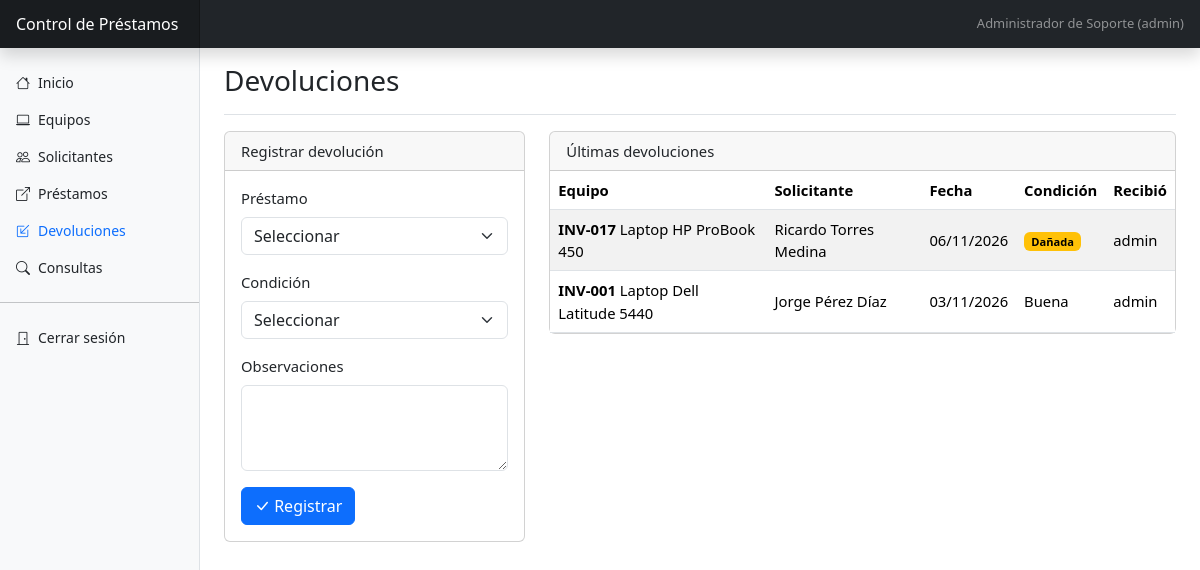
Screenshot of /devoluciones.php (signed in) with the database file from the repository.
### tables this page shows
CREATE TABLE prestamo (
  id_prestamo                INT UNSIGNED  NOT NULL AUTO_INCREMENT,
  id_equipo                  INT UNSIGNED  NOT NULL,
  id_solicitante             INT UNSIGNED  NOT NULL,
  id_usuario_entrega         INT UNSIGNED  NOT NULL,    
  fecha_prestamo             DATETIME      NOT NULL DEFAULT CURRENT_TIMESTAMP,
  fecha_devolucion_prevista  DATE          NOT NULL,
  fecha_devolucion_real      DATETIME      NULL,        
  id_usuario_recibe          INT UNSIGNED  NULL,        
  condicion_devolucion       ENUM('BUENA', 'REGULAR', 'DANADA') NULL,
  observaciones              VARCHAR(255)  NULL,

   
   
   
  equipo_activo  INT UNSIGNED AS (IF(fecha_devolucion_real IS NULL, id_equipo, NULL)) PERSISTENT,

  CONSTRAINT pk_prestamo PRIMARY KEY (id_prestamo),
  CONSTRAINT uq_prestamo_equipo_activo UNIQUE (equipo_activo),
   
   
  CONSTRAINT fk_prestamo_equipo FOREIGN KEY (id_equipo)
    REFERENCES equipo (id_equipo)
    ON UPDATE RESTRICT ON DELETE RESTRICT,
  CONSTRAINT fk_prestamo_solicitante FOREIGN KEY (id_solicitante)
    REFERENCES solicitante (id_solicitante)
    ON UPDATE RESTRICT ON DELETE RESTRICT,
  CONSTRAINT fk_prestamo_usuario_entrega FOREIGN KEY (id_usuario_entrega)
    REFERENCES usuario (id_usuario)
    ON UPDATE RESTRICT ON DELETE RESTRICT,
  CONSTRAINT fk_prestamo_usuario_recibe FOREIGN KEY (id_usuario_recibe)
    REFERENCES usuario (id_usuario)
    ON UPDATE RESTRICT ON DELETE RESTRICT,

   
  CONSTRAINT ck_prestamo_prevista CHECK (fecha_devolucion_prevista >= CAST(fecha_prestamo AS DATE)),
   
  CONSTRAINT ck_prestamo_real CHECK (fecha_devolucion_real IS NULL OR fecha_devolucion_real >= fecha_prestamo),
   
  CONSTRAINT ck_prestamo_devolucion_completa CHECK (
    (fecha_devolucion_real IS NULL AND id_usuario_recibe IS NULL AND condicion_devolucion IS NULL)
    OR (fecha_devolucion_real IS NOT NULL AND id_usuario_recibe IS NOT NULL AND condicion_devolucion IS NOT NULL)
  )
);

CREATE TABLE equipo (
  id_equipo       INT UNSIGNED  NOT NULL AUTO_INCREMENT,
  num_inventario  VARCHAR(30)   NOT NULL,
  descripcion     VARCHAR(150)  NOT NULL,
  id_categoria    INT UNSIGNED  NOT NULL,
  marca           VARCHAR(50)   NULL,
  modelo          VARCHAR(60)   NULL,
  condicion       ENUM('BUENA', 'REGULAR', 'DANADA') NOT NULL DEFAULT 'BUENA',
  estado          ENUM('DISPONIBLE', 'PRESTADO', 'MANTENIMIENTO', 'BAJA') NOT NULL DEFAULT 'DISPONIBLE',
  fecha_alta      DATE          NOT NULL DEFAULT (CURRENT_DATE),
  CONSTRAINT pk_equipo PRIMARY KEY (id_equipo),
  CONSTRAINT uq_equipo_inventario UNIQUE (num_inventario),
  CONSTRAINT fk_equipo_categoria FOREIGN KEY (id_categoria)
    REFERENCES categoria (id_categoria)
    ON UPDATE CASCADE ON DELETE RESTRICT
);

CREATE TABLE usuario (
  id_usuario      INT UNSIGNED  NOT NULL AUTO_INCREMENT,
  usuario         VARCHAR(40)   NOT NULL,
  nombre_completo VARCHAR(120)  NOT NULL,
  password_hash   VARCHAR(255)  NOT NULL,               
  rol             ENUM('ADMIN', 'CONSULTA') NOT NULL DEFAULT 'CONSULTA',
  activo          BOOLEAN       NOT NULL DEFAULT TRUE,
  CONSTRAINT pk_usuario PRIMARY KEY (id_usuario),
  CONSTRAINT uq_usuario_usuario UNIQUE (usuario)
);

### app/auth.php (called while the page is built, shortened)
<?php
function usuario_actual(): ?array
{
    return $_SESSION['usuario'] ?? null;
}
function es_admin(): bool
{
    return (usuario_actual()['rol'] ?? '') === 'ADMIN';
}

### app/db.php (called while the page is built)
<?php
function db(): PDO
{
    static $pdo = null;
    if ($pdo === null) {
        $cfg = require __DIR__ . '/../config/config.php';
        $dsn = "mysql:host={$cfg['db_host']};port={$cfg['db_port']};dbname={$cfg['db_name']};charset=utf8mb4";
        $pdo = new PDO($dsn, $cfg['db_user'], $cfg['db_pass'], [
            PDO::ATTR_ERRMODE            => PDO::ERRMODE_EXCEPTION,
            PDO::ATTR_DEFAULT_FETCH_MODE => PDO::FETCH_ASSOC,
            PDO::ATTR_EMULATE_PREPARES   => false,
        ]);
    }
    return $pdo;
}
function consulta(string $sql, array $params = []): PDOStatement
{
    $st = db()->prepare($sql);
    $st->execute($params);
    return $st;
}

### public/devoluciones.php (the view, shortened to what this page needs)
<?php
require_once __DIR__ . '/../app/layout.php';
$ultimas = consulta(
    'SELECT e.num_inventario, e.descripcion, CONCAT(s.nombre, " ", s.apellidos) AS solicitante,
            p.fecha_devolucion_real, p.condicion_devolucion, ur.usuario AS recibio
     FROM prestamo p
     JOIN equipo e      ON e.id_equipo = p.id_equipo
     JOIN solicitante s ON s.id_solicitante = p.id_solicitante
     JOIN usuario ur    ON ur.id_usuario = p.id_usuario_recibe
     WHERE p.fecha_devolucion_real IS NOT NULL
     ORDER BY p.fecha_devolucion_real DESC
     LIMIT 10')->fetchAll();
?>
<div class="row g-4">
  <?php if (es_admin()): ?>
  <div class="col-lg-4">
    <div class="card">
      <div class="card-header">Registrar devolución</div>
      <div class="card-body">
        <form method="post" class="needs-validation" novalidate>
          <div class="mb-3">
            <label for="id_prestamo" class="form-label">Préstamo</label>
            <select id="id_prestamo" name="id_prestamo" class="form-select" required>
              <option value="">Seleccionar</option>
            </select>
          </div>
          <div class="mb-3">
            <label for="condicion_devolucion" class="form-label">Condición</label>
            <select id="condicion_devolucion" name="condicion_devolucion" class="form-select" required>
              <option value="">Seleccionar</option>
            </select>
          </div>
          <div class="mb-3">
            <label for="obs_devolucion" class="form-label">Observaciones</label>
            <textarea id="obs_devolucion" name="observaciones" class="form-control" rows="3" maxlength="200"></textarea>
          </div>
          <button class="btn btn-primary" type="submit"><i class="bi bi-check-lg"></i> Registrar</button>
        </form>
      </div>
    </div>
  </div>
  <?php endif; ?>
  <div class="<?= es_admin() ? 'col-lg-8' : 'col-12' ?>">
    <div class="card">
      <div class="card-header">Últimas devoluciones</div>
      <div class="table-responsive">
        <table class="table table-striped table-hover mb-0">
          <thead><tr><th>Equipo</th><th>Solicitante</th><th>Fecha</th><th>Condición</th><th>Recibió</th></tr></thead>
          <tbody>
          <?php foreach ($ultimas as $d): ?>
            <tr>
              <td><strong><?= e($d['num_inventario']) ?></strong> <?= e($d['descripcion']) ?></td>
              <td><?= e($d['solicitante']) ?></td>
              <td><?= fecha_mx($d['fecha_devolucion_real']) ?></td>
              <td><?= $d['condicion_devolucion'] === 'DANADA' ? '<span class="badge text-bg-warning">Dañada</span>' : e($CONDICIONES[$d['condicion_devolucion']]) ?></td>
              <td><?= e($d['recibio']) ?></td>
            </tr>
          <?php endforeach; ?>
          </tbody>
        </table>
      </div>
    </div>
  </div>
</div>

### public/css/estilos.css (style rules this page uses)
body { font-size: .925rem; }
.table td, .table th { vertical-align: middle; }

### rows the page displays
prestamo: id_equipo.num_inventario "INV-017", id_equipo.descripcion "Laptop HP ProBook 450", solicitante "Ricardo Torres Medina", fecha_devolucion_real "06/11/2026", condicion_devolucion "Dañada", id_usuario_entrega.usuario "admin"
prestamo: id_equipo.num_inventario "INV-001", id_equipo.descripcion "Laptop Dell Latitude 5440", solicitante "Jorge Pérez Díaz", fecha_devolucion_real "03/11/2026", condicion_devolucion "Buena", id_usuario_entrega.usuario "admin"

### other values shown
$u['nombre_completo'] "Administrador de Soporte"
$u['rol'] "admin"
$texto "Inicio"
$texto "Equipos"
$texto "Solicitantes"
$texto "Préstamos"
$texto "Devoluciones"
$texto "Consultas"
$titulo "Devoluciones"
